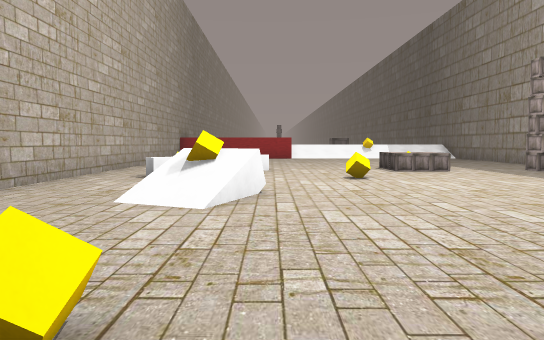
[1] (above)

14 first-person views from a walk through a Unity game level. The camera is 1.5 m above the floor, tilts 4° down and sees 70° across. The floor is counted in squares, 2 m on a side. Each view is taken from the middle of a square. On the plan, view 1 faces up. The plan holds only what a view shows up to about 12 squares ahead; the rest is blank. The place goes on beyond the plan. The player character is not drawn.

[2]
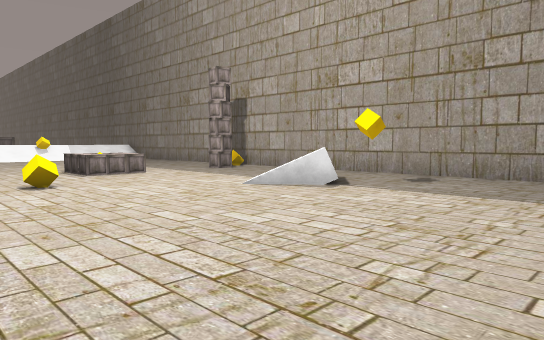

[3]
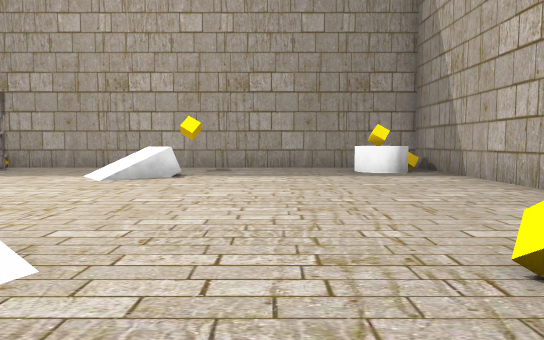

[4]
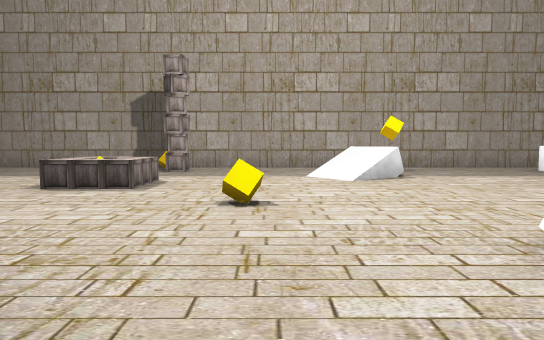

[5]
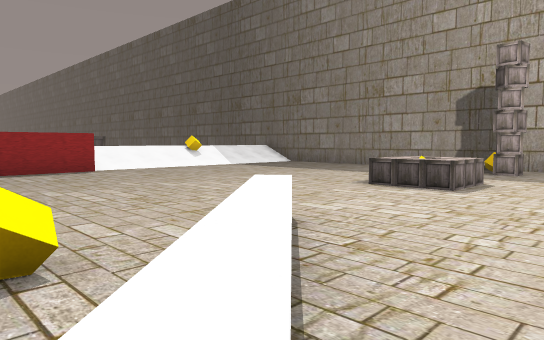

[6]
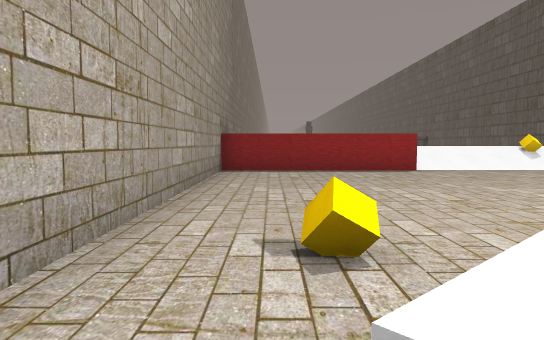

[7]
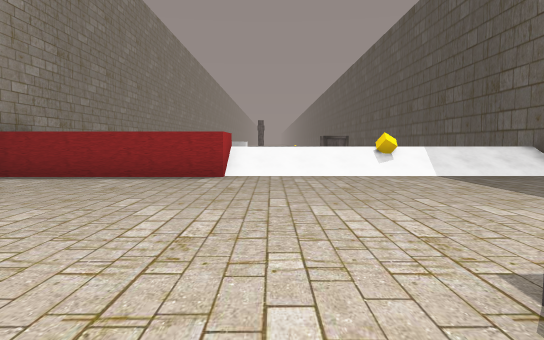

[8]
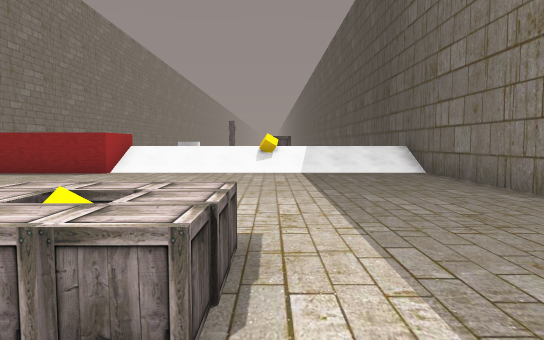

[9]
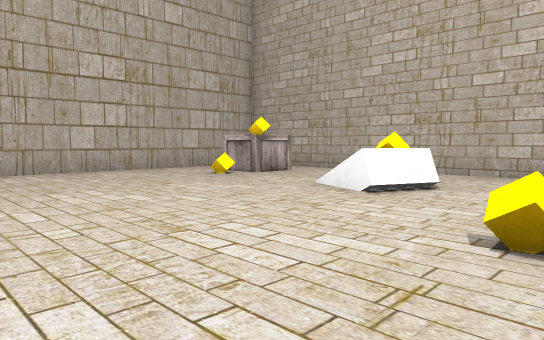

[10]
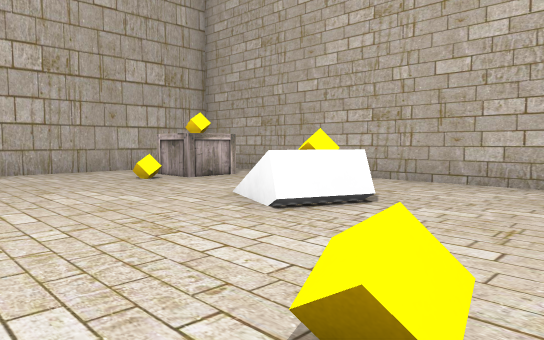

[11]
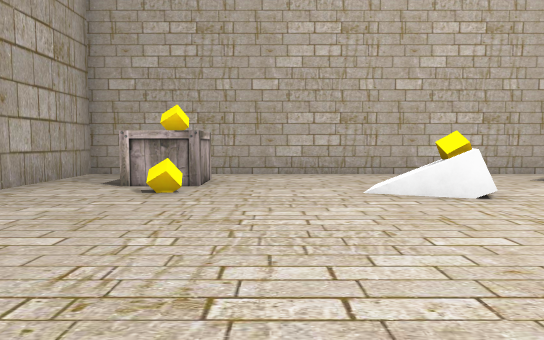

[12]
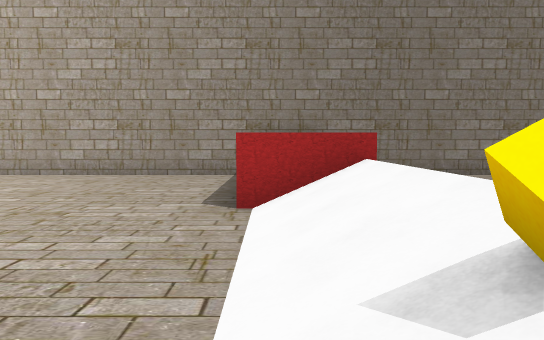

[13]
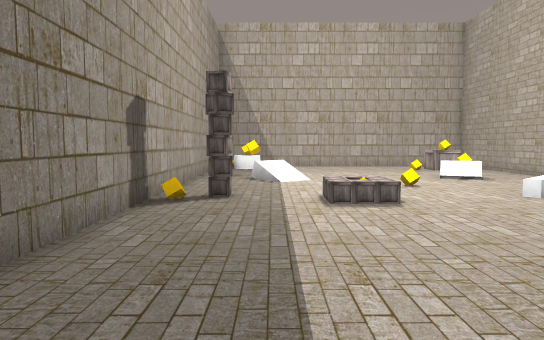

[14]
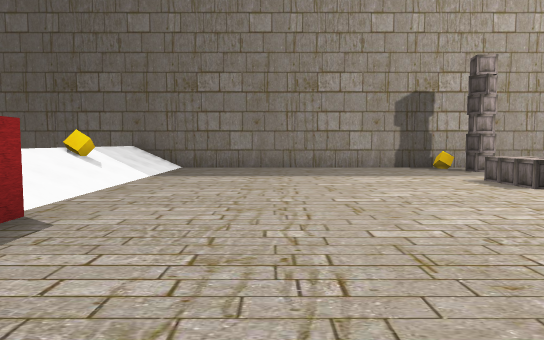

### Floor plan
Key: @ floor where view 1 was taken; # wall or solid block; . floor; / step, stairs or slope; = window, fence, low wall or low ledge; ^ raised ledge; v drop or lower ground; O other object.
Columns run from 5 left of view 1 to 9 right of it. Each row starts with its distance up from view 1.
 23  v            #
 22  v            #
 21  v            #
 20       ^///O///#
 19 #######///////#
 18 #.............#
 17 #.............#
 16 #.............#
 15 #.............#
 14 #.............#
 13 #.............#
 12 #.............#
 11 #.O.==...OO.OO#
 10 #...^....O..O.#
  9 #.=^..........#
  8 #......O......#
  7 #.............#
  6 #../O.....#=..#
  5 #..//.....#=..#
  4 #.............#
  3 #.............#
  2 #.............#
  1 #.##O.........#
  0 #....@......O^#
 -1 #............O#
 -2 ###############

Positions as (right, up) in squares from view 1, and headings:
1: (0, 0), facing up
2: (0, 1), facing up-right
3: (-3, 3), facing right
4: (-3, 8), facing right
5: (-3, 8), facing up-right
6: (-3, 8), facing up
7: (2, 10), facing up
8: (5, 9), facing up
9: (5, 9), facing down-left
10: (3, 9), facing down-left
11: (5, 3), facing left
12: (6, 19), facing left
13: (6, 20), facing down
14: (-3, 16), facing right
